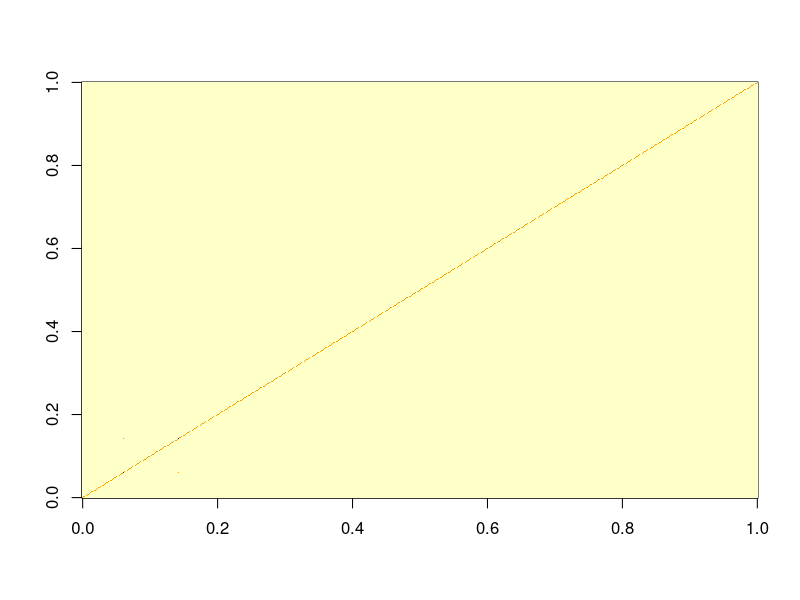
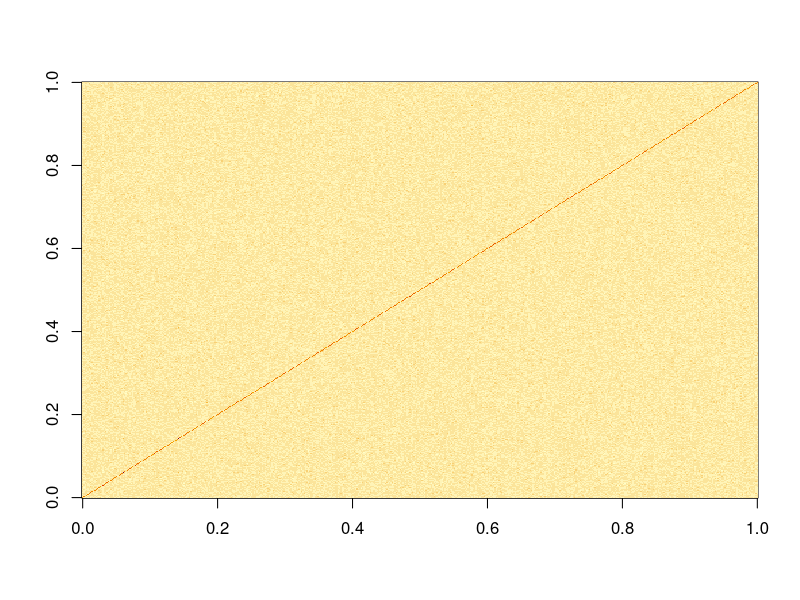
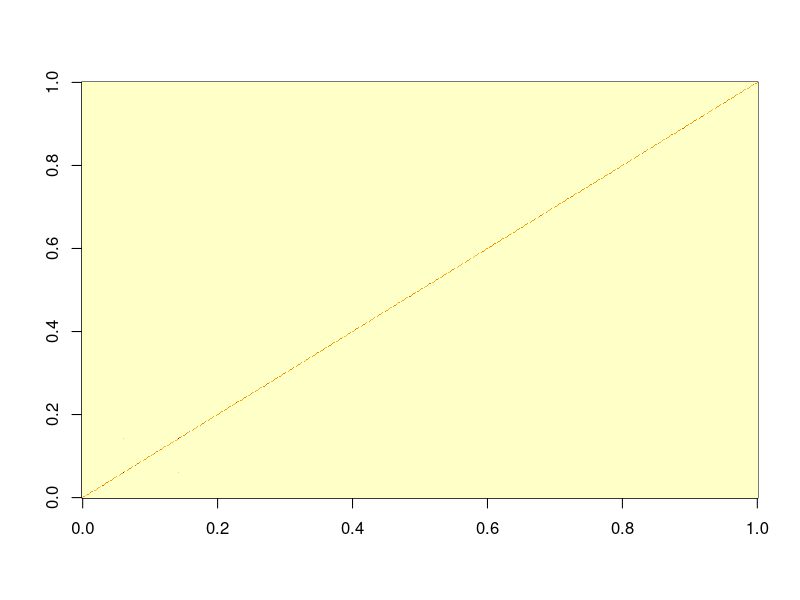
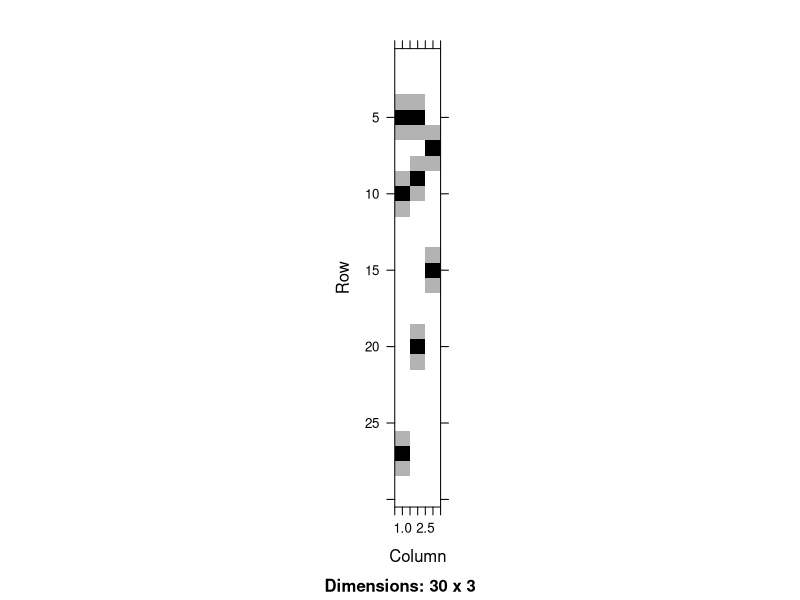
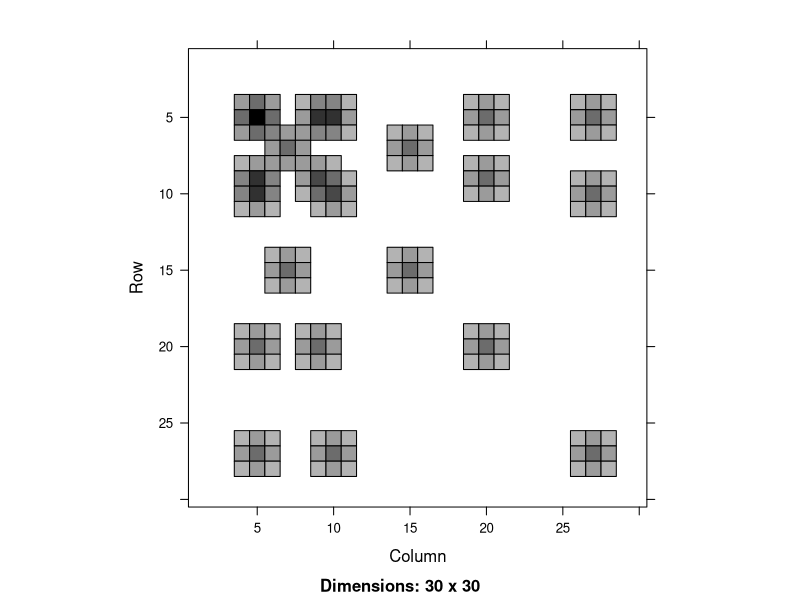
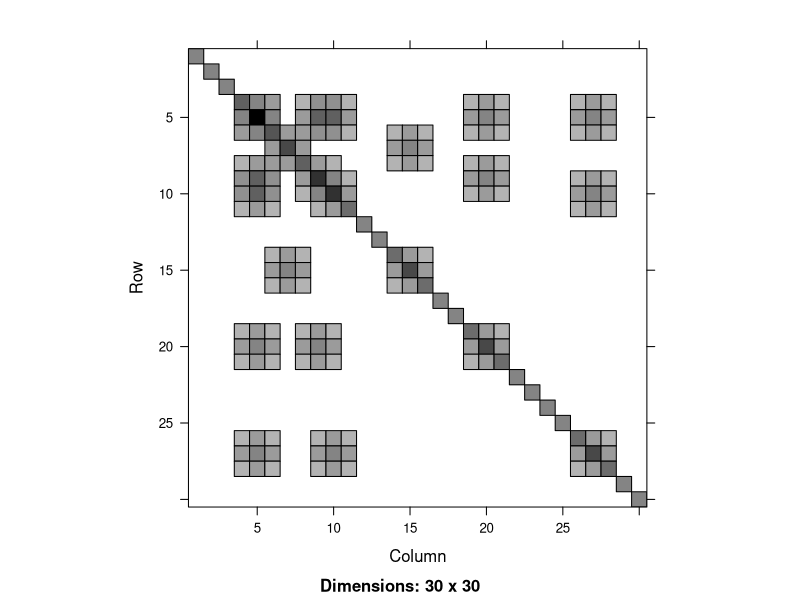
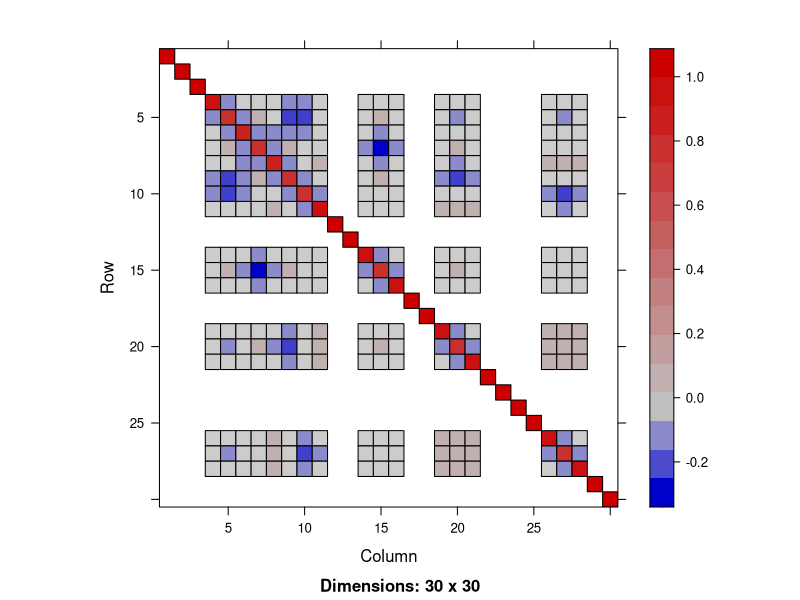
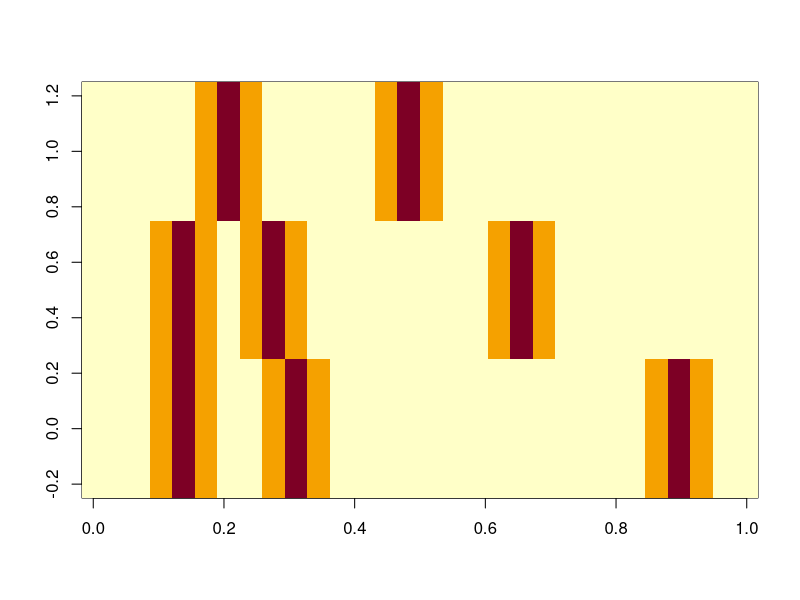

The R script that drew these images, in order:
library(MASS)
library(Matrix)

p=500
Ip=diag(rep(1,p))
t1=1
v1=c(rep(0,30),1,rep(0,40),1,rep(0,p-72))
S=Ip+t1*v1%*%t(v1)

n=100
data = mvrnorm(n, mu = rep(0,p), Sigma = S)

Shat=cov(data)
Stap=Shat*(Shat>0.5)

image(S)
image(Shat)
image(Stap)

base::norm(S-Shat*(Shat>0.5),"F")
base::norm(S-Shat,"F")

base::norm(S-Shat*(Shat>0.5),"2")
base::norm(S-Shat,"2")

#=================================================
p=7
Ip=diag(rep(1,p))
r=0.5
v1=c(r,1,r,0,r,1,r)
v2=c(0,0,0,1,0,0,0)
V=cbind(v1,v2)
V=bdiag(c(r,1,r),Ip,c(r,1,r))
V[(p+4):(p+6),1]=c(r,1,r)
V=V[,1:(1+p)]
V=bdiag(Ip,V,Ip)

p=30
Ip=diag(rep(1,p))
V=matrix(0,p,3)
r=0.5
s=c(r,1,r)
p1=5
V[(p1-1):(p1+1),1]=s
p1=27
V[(p1-1):(p1+1),1]=s
p1=7
V[(p1-1):(p1+1),3]=s
p1=9
V[(p1-1):(p1+1),2]=s
p1=20
V[(p1-1):(p1+1),2]=s


p1=5
V[(p1-1):(p1+1),2]=s
p1=10
V[(p1-1):(p1+1),1]=s
p1=15
V[(p1-1):(p1+1),3]=s

S=V%*%t(V)
image(as(V, "dgCMatrix"))
image(as(S, "dgCMatrix"))
image(as(S+Ip, "dgCMatrix"))
image(as(solve(S+Ip), "dgCMatrix"))


image(V)
image(S)

n=100
data = mvrnorm(n, mu = rep(0,dim(S)[1]), Sigma = S)

Shat=cov(data)
Stap=Shat*(abs(Shat)>0.25)

image(S)
image(as(Shat, "dgCMatrix"))
image(as(Stap, "dgCMatrix"))
image(Shat)
image(Stap)


#=================================================
V=c(r,0,0,0,0,0,0,
    r,r,r,0,1,0,0,
    0,r,r,r,0,0,0,
    0,0,r,r,r,0,0,
    0,0,0,r,r,r,0,
    0,0,0,0,r,r,r,
    0,0,0,0,0,0,r)
V=matrix(V,nrow=7,byrow=T)

H=V%*%t(V)
image(V)
image(H)
